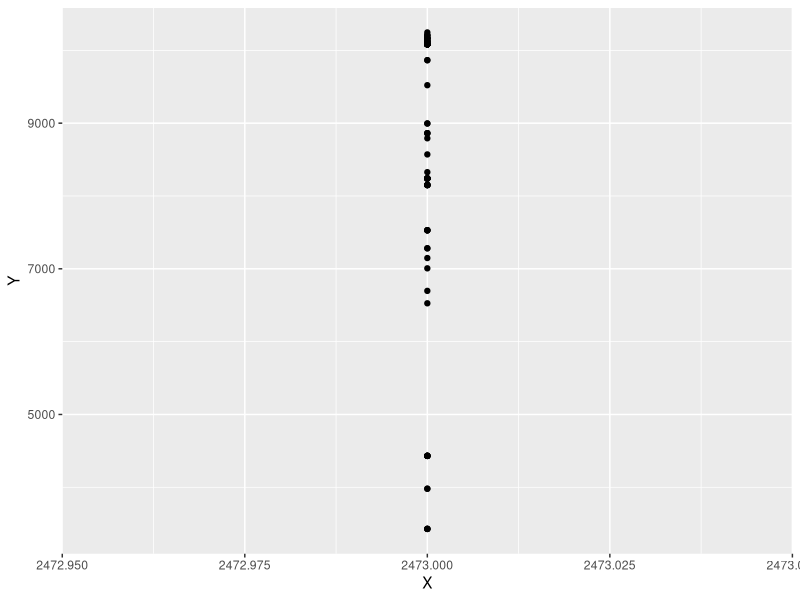

Generate this figure with R:
## ---- chunk 1
knitr::opts_chunk$set(echo = TRUE)
library(ggplot2)
## ---- chunk 2
library(readxl)
# ageandheight <- read_excel("r0manual.xlsx") #Upload the data
# ageandheight <- read_excel("copiapo.xlsx") #Upload the data
ageandheight <- read_excel("panamaalanje001.xlsx") #Upload the data
# ageandheight <- read_excel("puntaarenas.xlsx") #Upload the data
R0_v <- c()
comuna_v <- c()
codigo_comuna_v <- c()
a <- 0
s <- 0
s_v <- c()
y_bueno <- c()
# yy=ageandheight$Y
# xx=ageandheight$X
# eee <-summary(lm(yy ~ xx))$coefficients[2]
#lmHeight = lm(Y~X, data = ageandheight) #Create the linear regression
#eee <-lmHeight
# eee
# write.table(eee,'R0_panama_por_corr.csv', col.names=F, append=T, sep = ",")


m <- seq(1, 91)
    
    for (i in m)
    {        
        xx <- ageandheight$X[1:i]
        #xx <- ageandheight$X[i-1:i]

        yy <- ageandheight$Y[1:i]
        #yy <- ageandheight$Y[i-1:i]
        
        if(!is.null(yy)){
        estimacion.R0 = -summary(lm(yy ~ xx))$coefficients[2]
        R0_v[i] <- estimacion.R0
        comuna_v <- "Alanje"
        # codigo_comuna_v <- codigo_comuna
        # fecha_v <- fecha
        # dia_v <- dia
        }
    }
    
    eee <- data.frame(comuna_v, R0_v )
    print(eee)
    
    write.table(
        eee,
        'R0.csv',
        col.names = F,
        append = T,
        sep = ","
    )
    
    R0_v <- c()
    comuna_v <- c()
    codigo_comuna_v <-  c()
    a <- 0
    s <- 0
    s_v <- c()
    y <- c()

## ---- chunk 3

income.graph <- ggplot(ageandheight, aes(x=X, y=Y))+geom_point()
income.graph <- income.graph + geom_smooth(method="lm", col="red", size = 0.5)
income.graph

